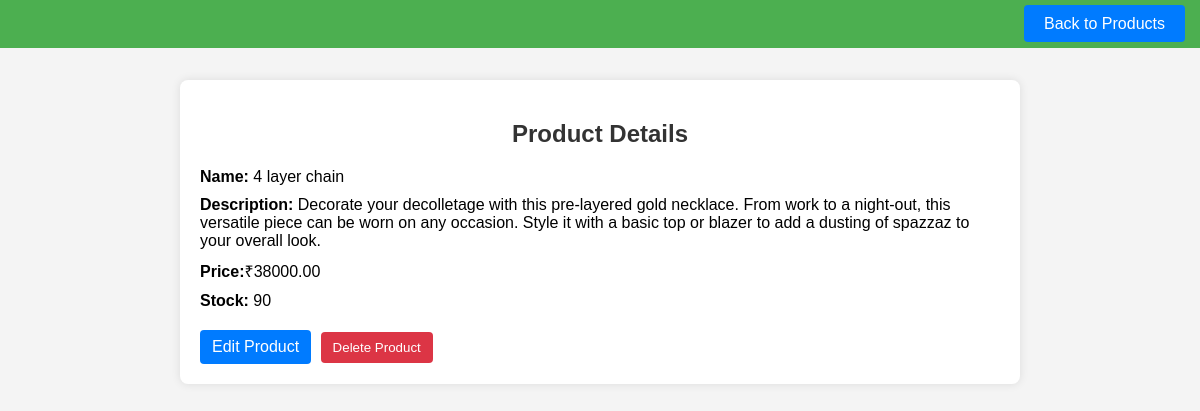
Screenshot of /product/2/ with the database file from the repository.
### ecom_app/models.py (models this page shows, shortened)
class Product(models.Model):
    name = models.CharField(max_length=100)
    price = models.DecimalField(max_digits=10, decimal_places=2)
    image = models.ImageField(upload_to='products/')
    description = models.TextField()
    stock=models.PositiveIntegerField(default=1)

### ecom_app/views.py (the view)
# urls.py: path('product/<int:pk>/', views.product_detail, name='product_detail'),
def product_detail(request, pk):
    product = get_object_or_404(Product, pk=pk)
    return render(request, 'product_detail.html', {'product': product})

### ecom_app/templates/product_detail.html (shortened to what this page needs)
<!DOCTYPE html>
<html lang="en">
{% load custom_filters %}
<head>
</head>
<body>
    <div class="header">
        <a href="{% url 'product_list' %}">Back to Products</a>
    </div>
    <div class="container">
        <h2>Product Details</h2>
        <div class="product-details">
            <div><strong>Name:</strong> {{ product.name }}</div>
            <div><strong>Description:</strong> {{ product.description }}</div>
            <div><strong>Price:</strong>₹{{ product.price }}</div>
            <div><strong>Stock:</strong> {{ product.stock }}</div>
        </div>
        <a href="{% url 'edit_product' product.pk %}" class="edit-btn">Edit Product</a>
        <form method="post" action="{% url 'delete_product' product.pk %}" style="display:inline;">
            <button type="submit" class="delete-btn">Delete Product</button>
        </form>
    </div>
</body>
</html>

### ecom_app/templates/product_detail.html (style rules this page uses)
body { font-family: Arial, sans-serif; background-color: #f4f4f4; margin: 0; padding: 0; display: flex; flex-direction: column; align-items: center; height: 100vh; }
.header { background-color: #4CAF50; color: white; width: 100%; padding: 15px; text-align: end; position: fixed; top: 0; }
.header a { color: white; text-decoration: none; margin: 0 15px; padding: 10px 20px; background-color: #007BFF; border-radius: 4px; }
.container { background-color: #fff; padding: 20px; border-radius: 8px; box-shadow: 0 0 10px rgba(0, 0, 0, 0.1); width: 80%; max-width: 800px; margin-top: 80px; }
h2 { color: #333; text-align: center; }
.product-details { margin: 20px 0; }
.product-details div { margin-bottom: 10px; }
.edit-btn, .delete-btn { text-decoration: none; color: #fff; padding: 8px 12px; border-radius: 4px; margin-right: 5px; display: inline-block; }
.edit-btn { background-color: #007BFF; }
.delete-btn { background-color: #DC3545; border: none; cursor: pointer; }

### rows the page displays
Product: name "4 layer chain", description "Decorate your decolletage with this pre-layered gold necklace. From work to a night-out, this versatile piece can be worn on any occasion. Style it with a basic top or blazer to add a dusting of spazzaz to your overall look.", price "38000.00", stock "90"
